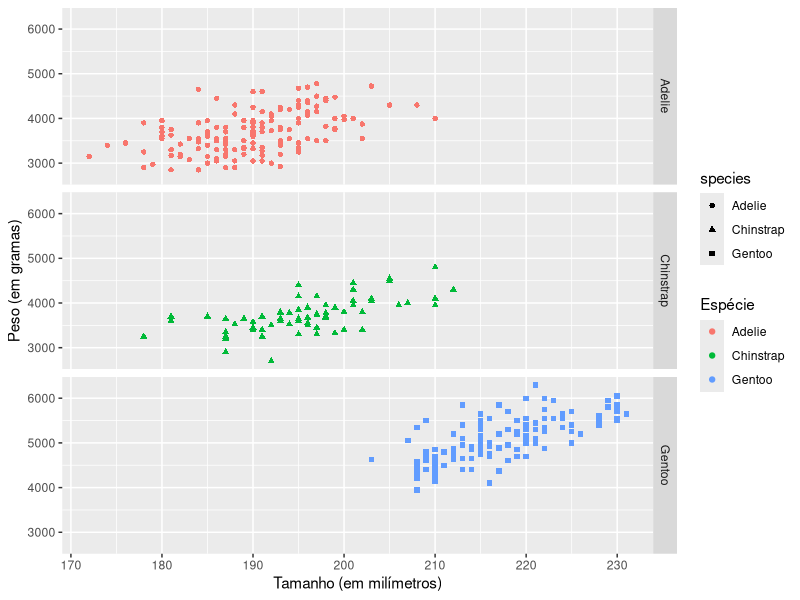

Reproduce this figure in R.
#install.packages("ggplot2")
#install.packages("palmerpenguins")

library(ggplot2)
library(palmerpenguins)

data("penguins")

# 1) ggplot(data = penguins): Em ggplot2, um gráfico é iniciado com a função ggplot().
# Ela cria um sistema de coordenadas ao qual é possível acrescentar camadas. O 
# primeiro argumento da função ggplot() é o conjunto de dados a ser usado no 
# gráfico. Neste caso, é “penguins”.

# 2) +: Depois, acrescenta-se um símbolo “+” para adicionar uma nova camada ao seu
#gráfico. O gráfico é finalizado adicionando uma ou mais camadas ao ggplot().

# 3) geom_point(): Em seguida, deve-se escolher um geom adicionando uma função geom. 
# A função geom_point() utiliza pontos para criar gráficos de dispersão, a função 
# geom_bar usa barras para criar gráficos de barras, e assim por diante. Neste caso, 
# escolha função geom_point para criar um gráfico de dispersão de pontos. O pacote 
# ggplot2 vem com muitas funções geom diferentes. Você aprenderá mais sobre geoms 
# posteriormente no curso.

# 4) (mapping = aes(x = flipper_length_mm, y = body_mass_g)): Cada função geom em 
# ggplot2 leva um argumento de mapeamento. Com isso, define-se como as variáveis do
# seu conjunto de dados serão mapeadas de acordo com as propriedades visuais. O 
# argumento de mapeamento sempre é combinado com a função aes(). Os argumentos x e
# y da função aes() especificam quais variáveis devem ser mapeadas no eixo X e no 
# eixo Y do sistema de coordenadas. Neste caso, deseja-se mapear a variável 
# “flipper_length_mm” no eixo X e a variável “body_mass_g” no eixo Y.

ggplot(
  data = penguins, 
  mapping = aes(
    x = flipper_length_mm, 
    y = body_mass_g,
    colour = species,
    shape = species
    )
  ) + 
  geom_point() + 
  
  # labs(): Para mudar/definir os rótulos
  labs(y = "Peso (em gramas)", x = "Tamanho (em milímetros)", colour = 'Espécie') + 
  
  # facet_grid: divide os quadros para cada um dos elementos da variável especificada
  facet_grid(facets="species")

